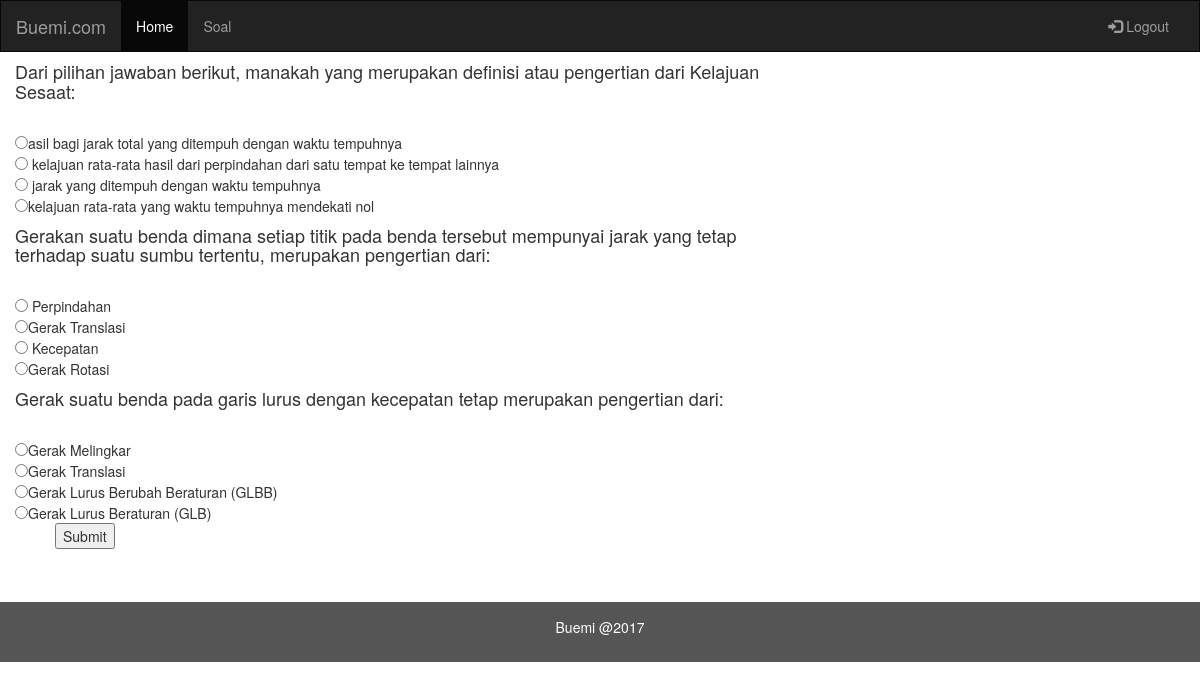
The app's page /soal.php with its own data.
### tables this page shows
CREATE TABLE IF NOT EXISTS `soal` (
`id_soal` int(11) NOT NULL,
  `soal` longtext NOT NULL
);

CREATE TABLE IF NOT EXISTS `jawaban` (
`id_jawaban` int(11) NOT NULL,
  `id_soal` int(11) NOT NULL,
  `jawaban` longtext NOT NULL,
  `bobot` int(11) NOT NULL
);

### soal.php (the view, shortened to what this page needs)
<!DOCTYPE html>
<html lang="en">
<head>
  <link rel="stylesheet" href="https://maxcdn.bootstrapcdn.com/bootstrap/3.3.7/css/bootstrap.min.css">
</head>
<body>
<nav class="navbar navbar-inverse">
  <div class="container-fluid">
    <div class="navbar-header">
      <a class="navbar-brand" href="index.html">Buemi.com</a>
    </div>
    <div class="collapse navbar-collapse" id="myNavbar">
      <ul class="nav navbar-nav">
        <li class="active"><a href="user.php">Home</a></li>
        <li><a href="soal.php">Soal</a></li>
      </ul>
      <ul class="nav navbar-nav navbar-right">
        <li><a href="index.html"><span class="glyphicon glyphicon-log-in"></span> Logout</a></li>
      </ul>
    </div>
  </div>
</nav>
<div class="container-fluid text-light">
  <div class="row content">
    <div class="col-sm-8 text-left">
           <form action="nilai.php" method="post" >
        <?php
        include "connect/koneksi.php";
          $x = 1;
          $tampil2 = "SELECT * FROM soal ORDER BY RAND() limit 5";
          $q2 = mysqli_query($db , $tampil2);
          while ($row2 = mysqli_fetch_assoc($q2)){
          echo"<h4>".$row2['soal']."</h4>";
          $query2 = "SELECT * FROM jawaban WHERE id_soal = ".$row2['id_soal']."  ORDER BY RAND() ";
          $q1 = mysqli_query($db, $query2);
          while($row = mysqli_fetch_assoc($q1)){
                echo "<br>";
          echo'<input type="Radio" name="jwb'.$x.'" value="'.$row['bobot'].'">'.$row['jawaban'].'' ;
      }
        $x++;
     }
     ?>
      <ul  >
        <input type="submit" value="Submit" >
      </ul>
     </form>
    </div>
    </div>
  </div>
<footer class="container-fluid text-center">
  <p>Buemi @2017</p>
</footer>
</body>
</html>

### soal.php (style rules this page uses)
.navbar { margin-bottom: 0; border-radius: 0; }
.row.content { height: 550px }
footer { background-color: #555; color: white; padding: 15px; }

### records on screen
soal: soal "Dari pilihan jawaban berikut, manakah yang merupakan definisi atau pengertian dari Kelajuan Sesaat:"
jawaban: jawaban "asil bagi jarak total yang ditempuh dengan waktu tempuhnya"
jawaban: jawaban "kelajuan rata-rata hasil dari perpindahan dari satu tempat ke tempat lainnya"
jawaban: jawaban "jarak yang ditempuh dengan waktu tempuhnya"
jawaban: jawaban "kelajuan rata-rata yang waktu tempuhnya mendekati nol"
soal: soal "Gerakan suatu benda dimana setiap titik pada benda tersebut mempunyai jarak yang tetap terhadap suatu sumbu tertentu, merupakan pengertian dari:"
jawaban: jawaban "Perpindahan"
jawaban: jawaban "Gerak Translasi"
jawaban: jawaban "Kecepatan"
jawaban: jawaban "Gerak Rotasi"
soal: soal "Gerak suatu benda pada garis lurus dengan kecepatan tetap merupakan pengertian dari:"
jawaban: jawaban "Gerak Melingkar"
jawaban: jawaban "Gerak Translasi"
jawaban: jawaban "Gerak Lurus Berubah Beraturan (GLBB)"
jawaban: jawaban "Gerak Lurus Beraturan (GLB)"
